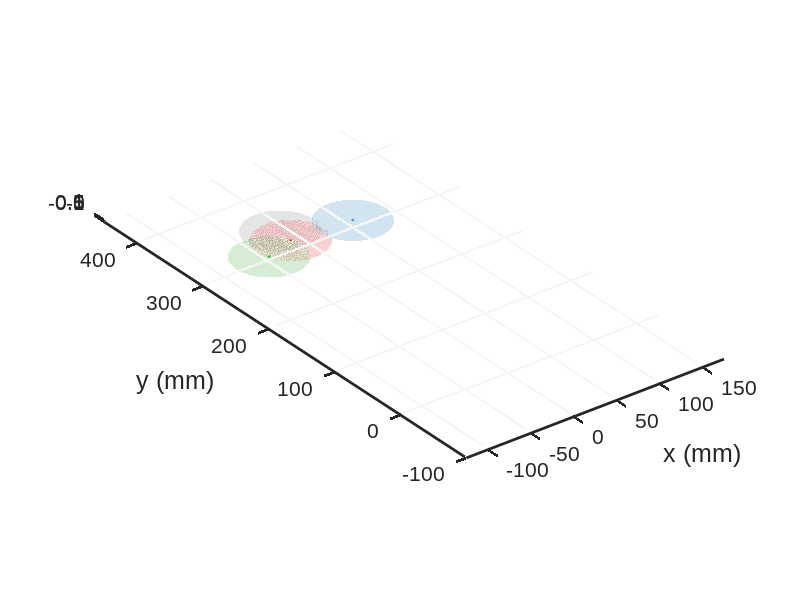

Write MATLAB code to recreate this figure. (Note: this script raises an error after producing the figure.)
%close all
clear

dred = [0.6 0 0];
dgreen = [0 0.5 0];
dblue = [0 0 0.6];

% col1 = [89 148 184]/255; % blue
% col2 = [115 201 118]/255; % green
% col3 = [130 95 201]/255; % purple
% col4 = [201 148 75]/255; % orange
% col5 = [201 85 136]/255; % red

blue = [31/255 120/255 180/255];
green = [51/255 160/255 44/255];
purple = [106/255 61/255 154/255];
red = [227/255 26/255 28/255];
lgreen = [178/255 223/255 138/255];
lred = [251/255 154/255 153/255];
lblue = [166/255 206/255 227/255];
lpurple = [202/255 178/255 214/255];
% blue = col1;
% green = col2;
% red = col3;





%%
YY = 75;
linegap = 0.3;
Input(:,:,1) = [
-100+6+76.2/2, YY-linegap
76.2/2+6, YY-linegap
];

Input(:,:,2) = [
76.2/2+6, YY+linegap
25-6-76.6/2, YY+linegap
];

Input(:,:,3) = [
25-6-76.6/2, YY+linegap
25-6-76.6/2, YY+35
];

%%
BoundingBox(:,:,1) = [
-305.05	103.37
288.7	103.37
292.01	-500.31
-308.36	-495.35
-305.05	103.37
];

BoundingBox(:,:,2) = [
-304.33	103.35
291.1	101.98
295.21	-501.67
-307.07	-494.83
-304.33	103.35
];

BoundingBox(:,:,3) = [
-302.97	106.08
293.84	107.45
297.95	-494.83
-304.33	-490.72
-302.97	106.08
];


ScaleFactor = zeros(1,3);
for run = 1:1:3
    Origin(1,1,run) = mean(BoundingBox(1:4,1,run));
    Origin(1,2,run) = mean(BoundingBox(1:4,2,run));
    for i = 1:1:4
        ScaleFactor(run) = ScaleFactor(run) + norm(BoundingBox(i+1,:,run)-BoundingBox(i,:,run));
    end
ScaleFactor(run) = 609.6/(ScaleFactor(run)/4); % 609.6 is 24 inches (sizeo of mat)
end

%%
ExtendedArm(:,:,1) = [
-31.94	-485.25
-30.57	-55.44
];

ExtendedArm(:,:,2) = [
-31.94	-486.62
-29.2	-56.81
];

ExtendedArm(:,:,3) = [
-29.2	-483.88
-29.2	-51.33
];

for j = 1:3
    ExtendedArm(:,1,j) = (ExtendedArm(:,1,j)-Origin(1,1,j))*ScaleFactor(j);
    ExtendedArm(:,2,j) = (ExtendedArm(:,2,j)-Origin(1,2,j))*ScaleFactor(j);
end


GlobalXOffset = 25-6-76.6/2     +8;
GlobalYOffset = (ExtendedArm(1,2,1)+ExtendedArm(1,2,2)+ExtendedArm(1,2,3))/3;
BaseXOffset = 0;
for j = 1:3
    BaseXOffset = BaseXOffset + ExtendedArm(1,1,j) + ExtendedArm(2,1,j);
end
BaseXOffset = BaseXOffset/12 + GlobalXOffset;
BaseYOffset = 65 + GlobalYOffset;

%% 
MotionOne(:,:,1) = [
-75.16	-123.22
-63.42	-123.88
-49.73	-121.14
-34.68	-119.77
-20.99	-117.03
-8.67	-117.03
9.13	-117.03
25.55	-117.03
];

MotionOne(:,:,2) = [
-68.9	-125.25
-64.79	-123.88
-51.1	-122.51
-33.31	-117.03
-20.99	-115.67
-4.56	-115.67
9.13	-112.93
26.92	-114.3
];

MotionOne(:,:,3) = [
-71.63	-118.4
-63.42	-118.4
-49.73	-115.67
-33.31	-112.93
-19.62	-112.93
-7.3	-110.19
9.13	-110.19
28.29	-108.82
];

for j = 1:3
    MotionOne(:,1,j) = (MotionOne(:,1,j)-Origin(1,1,j))*ScaleFactor(j) - BaseXOffset;
    MotionOne(:,2,j) = (MotionOne(:,2,j)-Origin(1,2,j))*ScaleFactor(j) - BaseYOffset;
end

%%
MotionTwo(:,:,1) = [
25.55	-117.03
15.97	-114.3
0.91	-112.93
-11.41	-112.93
-26.46	-111.56
-41.52	-111.56
];

MotionTwo(:,:,2) = [
26.92	-114.3
18.71	-114.3
13.23	-114.3
0.91	-114.3
-12.78	-114.3
-40.15	-110.19
];

MotionTwo(:,:,3) = [
28.29	-108.82
15.97	-108.82
0.91	-107.45
-23.73	-106.08
-26.46	-107.45
-40.15	-104.71
];

for j = 1:3
    MotionTwo(:,1,j) = (MotionTwo(:,1,j)-Origin(1,1,j))*ScaleFactor(j) - BaseXOffset;
    MotionTwo(:,2,j) = (MotionTwo(:,2,j)-Origin(1,2,j))*ScaleFactor(j) - BaseYOffset;
end

%%
MotionThr(:,:,1) = [
-41.52	-111.56
-44.26	-107.45
-40.15	-96.5
-38.78	-92.4
];

MotionThr(:,:,2) = [
-40.15	-110.19
-40.15	-107.45
-40.15	-97.87
-38.78	-91.03
];

MotionThr(:,:,3) = [
-40.15	-104.71
-41.28	-101.72
-41.52	-92.4
-38.78	-85.55
];

for j = 1:3
    MotionThr(:,1,j) = (MotionThr(:,1,j)-Origin(1,1,j))*ScaleFactor(j) - BaseXOffset;
    MotionThr(:,2,j) = (MotionThr(:,2,j)-Origin(1,2,j))*ScaleFactor(j) - BaseYOffset;
end

%%
fig = figure('color',[1 1 1],'units','normalized','position', [.1,.1,.5,.6]);
%fig.Resize = 'off';
%set(fig,'defaultAxesColorOrder',[0 0 0; 0.6 0.2 0.1]);
axes('Linewidth',2,'FontSize',15);

hold on
set(gca, 'FontName', 'Arial')
axis equal
xlim([-125 175])
ylim([-100 450])
xlabel('x (mm)','FontSize',18);
ylabel('y (mm)','FontSize',18);

%xticks(-600:200:1000);
yticks(-100:100:400);

% gridlines
for m = 0:100:400
    plot([-117.5 175],[m m],'-','Color',[0.95 0.95 0.95],'LineWidth',1)
end
for m = -100:50:150
    plot([m m],[-92.5 450],'-','Color',[0.95 0.95 0.95],'LineWidth',1)
end

% puck position
puckR=76.2/2;
theta=-pi:0.01:pi;

PuckPos(:,:,1) = [MotionOne(1,1,1),MotionOne(1,2,1)];
PuckPos(:,:,2) = [MotionTwo(1,1,1),MotionTwo(1,2,1)];
PuckPos(:,:,3) = [MotionThr(1,1,1),MotionThr(1,2,1)];
PuckPos(:,:,4) = [MotionThr(size(MotionThr,1),1,1),MotionThr(size(MotionThr,1),2,1)];
% rectangle('Position', [PuckPos(1,1,1)-76.2/2 PuckPos(1,2,1)-76.2/2 76.2 76.2],'Curvature', [1 1],...
%     'FaceColor',[0 0 0 .1],'EdgeColor','none')
% rectangle('Position', [PuckPos(1,1,2)-76.2/2 PuckPos(1,2,2)-76.2/2 76.2 76.2],'Curvature', [1 1],...
%     'FaceColor',[31/255 120/255 180/255 .1],'EdgeColor','none')
% rectangle('Position', [PuckPos(1,1,3)-76.2/2 PuckPos(1,2,3)-76.2/2 76.2 76.2],'Curvature', [1 1],...
%     'FaceColor',[227/255 26/255 28/255 .1],'EdgeColor','none')
% rectangle('Position', [PuckPos(1,1,4)-76.2/2 PuckPos(1,2,4)-76.2/2 76.2 76.2],'Curvature', [1 1],...
%     'FaceColor',[51/255 160/255 44/255 .1],'EdgeColor','none')

xP1=puckR*cos(theta)+PuckPos(1,1,1);
yP1=puckR*sin(theta)+PuckPos(1,2,1);
fill3(xP1,yP1,zeros(1,numel(xP1)), green, 'FaceAlpha', 0.2, 'EdgeColor','none');
xP2=puckR*cos(theta)+PuckPos(1,1,2);
yP2=puckR*sin(theta)+PuckPos(1,2,2);
fill3(xP2,yP2,zeros(1,numel(xP2)), blue, 'FaceAlpha', 0.2, 'EdgeColor','none');
xP3=puckR*cos(theta)+PuckPos(1,1,3);
yP3=puckR*sin(theta)+PuckPos(1,2,3);
fill3(xP3,yP3,zeros(1,numel(xP3)), red, 'FaceAlpha', 0.2, 'EdgeColor','none');
xP4=puckR*cos(theta)+PuckPos(1,1,4);
yP4=puckR*sin(theta)+PuckPos(1,2,4);
fill3(xP4,yP4,zeros(1,numel(xP4)), [0 0 0], 'FaceAlpha', 0.1, 'EdgeColor','none');

% runs 1-3
runthickness = 2.5;
runmarker = 0.5;
run = 1;
plot(MotionOne(1,1,run),MotionOne(1,2,run),...
    '-o','Color',green+[0.15*(run-1) 0.1*(run-1) 0.15*(run-1)],'LineWidth',runthickness,'Markersize',runmarker)
plot(MotionTwo(1,1,run),MotionTwo(1,2,run),...
    '-o','Color',blue+[0.2*(run-1) 0.15*(run-1) 0.05*(run-1)],'LineWidth',runthickness,'Markersize',runmarker)
plot(MotionThr(1,1,run),MotionThr(1,2,run),...
    '-o','Color',red+[0 0.3*(run-1) 0.3*(run-1)],'LineWidth',runthickness,'Markersize',runmarker)
plot(MotionThr(size(MotionThr,1),1,run),MotionThr(size(MotionThr,1),2,run),...
    '-o','Color',[0 0 0 0.5],'LineWidth',runthickness,'Markersize',runmarker)


%circle around puck centre
scatter(PuckPos(1,1,1),PuckPos(1,2,1),50,'o','MarkerEdgeColor',green,'MarkerEdgeAlpha',0.7,'LineWidth',1)
scatter(PuckPos(1,1,2),PuckPos(1,2,2),50,'o','MarkerEdgeColor',blue,'MarkerEdgeAlpha',0.7,'LineWidth',1)
scatter(PuckPos(1,1,3),PuckPos(1,2,3),50,'o','MarkerEdgeColor',red,'MarkerEdgeAlpha',0.7,'LineWidth',1)
scatter(PuckPos(1,1,4),PuckPos(1,2,4),50,'o','MarkerEdgeColor',[0 0 0],'MarkerEdgeAlpha',0.3,'LineWidth',1)




%% 

%%%%%%%%%%%%%%%%%%%%%%%%%%%%%%%%%%%%%%%%%%%%%%%%%%%%%%%%%%%%%%%%%%%%%%%%%%%
%%%%%%%%%%%%%%%%%%%%%%%%%%%%%%%%%%%%%%%%%%%%%%%%%%%%%%%%%%%%%%%%%%%%%%%%%%%
%%%%%%%%%%%%%%%%%%%%%%%%%%%%%%%%%%%%%%%%%%%%%%%%%%%%%%%%%%%%%%%%%%%%%%%%%%%
%%%%%%%%%%%%%%%%%%%%%%%%%%%%%%%%%%%%%%%%%%%%%%%%%%%%%%%%%%%%%%%%%%%%%%%%%%%
%%%%%%%%%%%%%%%%%%%%%%%%%%%%%%%%%%%%%%%%%%%%%%%%%%%%%%%%%%%%%%%%%%%%%%%%%%%
%%%%%%%%%%%%%%%%%%%%%%%%%%%%%%%%%%%%%%%%%%%%%%%%%%%%%%%%%%%%%%%%%%%%%%%%%%%
%%%%%%%%%%%%%%%%%%%%%%%%%%%%%%%%%%%%%%%%%%%%%%%%%%%%%%%%%%%%%%%%%%%%%%%%%%%
%%%%%%%%%%%%%%%%%%%%%%%%%%%%%%%%%%%%%%%%%%%%%%%%%%%%%%%%%%%%%%%%%%%%%%%%%%%
%%%%%%%%%%%%%%%%%%%%%%%%%%%%%%%%%%%%%%%%%%%%%%%%%%%%%%%%%%%%%%%%%%%%%%%%%%%
%%%%%%%%%%%%%%%%%%%%%%%%%%%%%%%%%%%%%%%%%%%%%%%%%%%%%%%%%%%%%%%%%%%%%%%%%%%
%%%%%%%%%%%%%%%%%%%%%%%%%%%%%%%%%%%%%%%%%%%%%%%%%%%%%%%%%%%%%%%%%%%%%%%%%%%
%%%%%%%%%%%%%%%%%%%%%%%%%%%%%%%%%%%%%%%%%%%%%%%%%%%%%%%%%%%%%%%%%%%%%%%%%%%
%%%%%%%%%%%%%%%%%%%%%%%%%%%%%%%%%%%%%%%%%%%%%%%%%%%%%%%%%%%%%%%%%%%%%%%%%%%
%%%%%%%%%%%%%%%%%%%%%%%%%%%%%%%%%%%%%%%%%%%%%%%%%%%%%%%%%%%%%%%%%%%%%%%%%%%
%%%%%%%%%%%%%%%%%%%%%%%%%%%%%%%%%%%%%%%%%%%%%%%%%%%%%%%%%%%%%%%%%%%%%%%%%%%
%%%%%%%%%%%%%%%%%%%%%%%%%%%%%%%%%%%%%%%%%%%%%%%%%%%%%%%%%%%%%%%%%%%%%%%%%%%


%% Mori Arm modelling
totN = 3; % number of arms to show

armH = 550-502; % height from floor
numM = 4; % number of modules from anchor

% edge input (where next modules connects [eigher 1 or 2])
eCtrl = [2 1 2 1 2]; % must be numMod long
eCtrlCstm = 1; % for custom edge control, set edgeCtrlCstm = 1;

clrL = 28.55; % length between vertex and obstruction by module

% colors = jet(numM);
black = [0,0,0];
colors = [green; blue; red; black];

%% init
modV = zeros(totN,numM+1,3); % row=iter,col=mod,dep1=ang,ext,ext
modP = zeros(totN,numM+1,3,3); % rows=iter,col=mod,dep1=xyz,dep2=p1-3
basL = zeros(totN,1,1); % base edge length
basL(:,1) = 186;

modPV = zeros(totN,numM+1,3,12); % offset volume around module

% create chain if not custom
if eCtrlCstm == 0
    for m = 1:(numM)
        eCtrl(m) = rem(m,2) + 1;
    end
    clear m
end

% opposing corner of previous module
eOppo(1:numM) = 0;
for m = 1:(numM)
    if eCtrl(m) == 2
        eOppo(m) = 1;
    else
        eOppo(m) = 3;
    end
end
clear m


%% Generate starting configuration
% Cmd 4
modV(1,1,2:3) = 186;
modV(1,2,1) = deg2rad((1800-1633)/10);
modV(1,3,1) = deg2rad((1800-1642)/10);
modV(1,4,1) = deg2rad((1800-1990)/10);
modV(1,5,1) = deg2rad((1800-1943)/10);

modV(1,2,2) = 180+ 86 /10; % second module top (1)
modV(1,2,3) = 180+ 9 /10; % connected (3)

modV(1,3,2) = 180+ 53 /10; % third module bottom (2)
modV(1,3,3) = 180+ 114 /10; % connected (3)

modV(1,4,2) = 180+ 30 /10; % fourth module connected (3)
modV(1,4,3) = 180+ 84 /10; % top (1)

modV(1,5,2) = 180+ 65 /10; % fifth module bottom (3)
modV(1,5,3) = 180+ 49 /10; % (1)

% Cmd 13
modV(2,1,2:3) = 186;
modV(2,2,1) = deg2rad((1800-1894)/10);
modV(2,3,1) = deg2rad((1800-2073)/10);
modV(2,4,1) = deg2rad((1800-1687)/10);
modV(2,5,1) = deg2rad((1800-1542)/10);

modV(2,2,2) = 180+ 120 /10; % second module top (1)
modV(2,2,3) = 180+ 3 /10; % connected (3)

modV(2,3,2) = 180+ 88 /10; % third module bottom (2)
modV(2,3,3) = 180+ 120 /10; % connected (3)

modV(2,4,2) = 180+ 36 /10; % fourth module connected (3)
modV(2,4,3) = 180+ 120 /10; % top (1)

modV(2,5,2) = 180+ 77 /10; % fifth module bottom (3)
modV(2,5,3) = 180+ 120 /10; % (1)

% Cmd 23
modV(3,1,2:3) = 186;
modV(3,2,1) = deg2rad((1800-2283)/10);
modV(3,3,1) = deg2rad((1800-1666)/10);
modV(3,4,1) = deg2rad((1800-866)/10);
modV(3,5,1) = deg2rad((1800-1287)/10);

modV(3,2,2) = 180+ 3 /10; % second module top (1)
modV(3,2,3) = 180+ 3 /10; % connected (3)

modV(3,3,2) = 180+ 106 /10; % third module bottom (2)
modV(3,3,3) = 180+ 120 /10; % connected (3)

modV(3,4,2) = 180+ 10 /10; % fourth module connected (3)
modV(3,4,3) = 180+ 3 /10; % top (1)

modV(3,5,2) = 180+ 3 /10; % fifth module bottom (3)
modV(3,5,3) = 180+ 120 /10; % (1)

for n = 1:1:totN
modV(n,1,2:3) = basL(1);
modP(n,1,:,:) = [0,0,0;...
    -basL(1)/2, basL(1)/2, 0;...
    armH, armH, armH+sqrt(basL(1)^2-(basL(1)/2)^2)];
modPV(n,1,:,1:6) = [6,6,6,6,6,6;... %y
    -basL(1)+clrL+basL(1)/2,-clrL+basL(1)/2,... %x1
    -clrL*cos(pi/3)+basL(1)/2,-basL(1)/2+clrL*cos(pi/3)+basL(1)/2,... %x2
    -basL(1)/2-clrL*cos(pi/3)+basL(1)/2,-basL(1)+clrL*cos(pi/3)+basL(1)/2;... %x3
    armH,armH,... %z1
    armH+clrL*sin(pi/3),armH+sqrt(basL(1)^2-(basL(1)/2)^2)-clrL*sin(pi/3),... %z2
    armH+sqrt(basL(1)^2-(basL(1)/2)^2)-clrL*sin(pi/3),armH+clrL*sin(pi/3)]; %z3
modPV(n,1,:,7:12) = modPV(n,1,:,1:6);
modPV(n,1,1,7:12) = -modPV(n,1,1,7:12);

for i = 2:(numM+1)
    % circle intersection to find next module vertex
    % https://math.stackexchange.com/questions/2313654/circle-circle-intersection-cordinates-3d-normal-plane
    v = (modP(n,i-1,:,eCtrl(i-1)+1) - modP(n,i-1,:,eCtrl(i-1))) / ...
        sqrt((modP(n,i-1,1,eCtrl(i-1)+1) - modP(n,i-1,1,eCtrl(i-1)))^2 +...
        (modP(n,i-1,2,eCtrl(i-1)+1) - modP(n,i-1,2,eCtrl(i-1)))^2 +...
        (modP(n,i-1,3,eCtrl(i-1)+1) - modP(n,i-1,3,eCtrl(i-1)))^2);
    nv = cross(modP(n,i-1,:,eCtrl(i-1)+1) - modP(n,i-1,:,eCtrl(i-1)),...
        modP(n,i-1,:,eCtrl(i-1)+1) - modP(n,i-1,:,eOppo(i-1)));
    w = cross(nv/vecnorm(nv),v);
    
    % angle and intersection lengths
    aP2 = acos((modV(n,i-1,eCtrl(i-1)+1)^2 + modV(n,i,2)^2 -modV(n,i,3)^2)/(2*modV(n,i-1,eCtrl(i-1)+1)*modV(n,i,2)));
    h = modV(n,i,2)*sin(aP2);
    a = modV(n,i,2)*cos(aP2);
    
    % intersection points
    P1 = modP(n,i-1,:,eCtrl(i-1)) + a*v + h*w;
    P2 = modP(n,i-1,:,eCtrl(i-1)) + a*v - h*w;
    
    % select farther intersection point
    if sqrt(sum((P1-modP(n,i-1,:,eOppo(i-1))).^2)) ...
            <= sqrt(sum((P2-modP(n,i-1,:,eOppo(i-1))).^2))
        P3 = P2;
    else
        P3 = P1;
    end
    
    % next module coordinates
    modP(n,i,:,:) = [modP(n,i-1,1,eCtrl(i-1)), P3(1), modP(n,i-1,1,eCtrl(i-1)+1);...
        modP(n,i-1,2,eCtrl(i-1)), P3(2), modP(n,i-1,2,eCtrl(i-1)+1);...
        modP(n,i-1,3,eCtrl(i-1)), P3(3), modP(n,i-1,3,eCtrl(i-1)+1)];
    
    %%%%%%%%%%%%%%%%%%%%%%%%%%%%%%%%%%%%%%%%%%%%%%%%%%%%%%%%%%%%%%%%%%%
    % rotate new point about axis of previous points
    % http://paulbourke.net/geometry/rotate/
    % step 1: translate so that coupling axis passes through origin
    q1 = modP(n,i,:,2) - modP(n,i,:,1);
    u1 = modP(n,i,:,3) - modP(n,i,:,1);
    u = u1 / vecnorm(u1);
    d = sqrt(u(2)^2 + u(3)^2);
    
    % step 2: rotate about x axis so that coupling axis is in xz plane
    q2(1:3) = 0;
    if d ~= 0
        q2(1) = q1(1);
        q2(2) = q1(2)*u(3)/d - q1(3)*u(2)/d;
        q2(3) = q1(2)*u(2)/d + q1(3)*u(3)/d;
    else
        q2 = q1;
    end
    
    % step 3: rotate about y axis so that coupling axis lies on z axis
    q1(1) = q2(1)*d - q2(3)*u(1);
    q1(2) = q2(2);
    q1(3) = q2(1)*u(1) + q2(3)*d;
    
    % step 4: perform the desired rotation by theta about the z axis
    q2(1) = q1(1)*cos(modV(n,i,1)) - q1(2)*sin(modV(n,i,1));
    q2(2) = q1(1)*sin(modV(n,i,1)) + q1(2)*cos(modV(n,i,1));
    q2(3) = q1(3);
    
    % step 5: apply the inverse of step 3
    q1(1) = q2(1)*d + q2(3)*u(1);
    q1(2) = q2(2);
    q1(3) = - q2(1)*u(1) + q2(3)*d;
    
    % step 6: apply the inverse of step 2
    if d ~= 0
        q2(1) = q1(1);
        q2(2) = q1(2)*u(3)/d + q1(3)*u(2)/d;
        q2(3) = - q1(2)*u(2)/d + q1(3)*u(3)/d;
    else
        q2 = q1;
    end
    
    % step 7: apply the inverse of step 1
    q1(:) = q2(:) + squeeze(modP(n,i,:,1));
    modP(n,i,:,2) = q1; % update final module coordinate after rotation
    
    % generate volume
    iter = 0;
    for vert = 1:3
        for vert2 = 1:3
            if vert == vert2
                continue
            end
            % create 6 points on edges 28.55mm from vertices
            iter = iter+1;
            nNew = modP(n,i,:,vert)-modP(n,i,:,vert2);
            wNew = nNew/vecnorm(nNew);
            modPV(n,i,:,iter) = modP(n,i,:,vert) - 28.55*wNew;
            
            % move 6 points outwards by 6mm orthogonal to edge
            nNew = mean(modP(n,i,:,[vert vert2]),4) ...
                -mean(modP(n,i,:,:),4);
            wNew = nNew/vecnorm(nNew);
            modPV(n,i,:,iter) = modPV(n,i,:,iter) + 6*wNew;
        end
    end
    % offset points from plane by 6 in both directions
    nNew = cross(modP(n,i,:,2)-modP(n,i,:,1),...
        modP(n,i,:,3)-modP(n,i,:,1));
    wNew = nNew/vecnorm(nNew);
    for vert = 1:6
        modPV(n,i,:,vert) = modPV(n,i,:,vert) + 6*wNew;
    end
    for vert = 7:12
        modPV(n,i,:,vert) = modPV(n,i,:,vert-6) - 12*wNew;
    end
end
end


%% Plot
%plot moving configurations (start)
pltD = squeeze(modP(1,1,:,:));
ax=gca; ax.SortMethod='childorder'; %avoid transparency issue
plot3([pltD(1,1) pltD(1,2) pltD(1,3) pltD(1,1)],...
    [pltD(2,1) pltD(2,2) pltD(2,3) pltD(2,1)],...
    [pltD(3,1) pltD(3,2) pltD(3,3) pltD(3,1)],...
    '-.','Color',[0.2 0.2 0.2 1],'LineWidth',2);

q = 1;
pltDV = squeeze(modPV(q,1,:,:));%volume
tri = convhull(pltDV(1,:),pltDV(2,:),pltDV(3,:),'Simplify',true);
pltDVP = trimesh(tri,pltDV(1,:),pltDV(2,:),pltDV(3,:),...
        'facecolor',[0.2 0.2 0.2],'facealpha',.5,'edgecolor','none');
for q = 1:1:totN
    for nn = 2:(numM+1)%rest
        pltM(nn-1) = plot3(squeeze(modP(q,nn,1,:)),...
            squeeze(modP(q,nn,2,:)),...
            squeeze(modP(q,nn,3,:)),...
            '-.','Color',[colors(q,:) 0.6],'LineWidth',1.5);
        pltDV = squeeze(modPV(q,nn,:,:));
        tri = convhull(pltDV(1,:),pltDV(2,:),pltDV(3,:),'Simplify',true);
        pltV(q,nn-1) = trimesh(tri,pltDV(1,:),pltDV(2,:),pltDV(3,:),...
            'facecolor',colors(q,:),'facealpha',.25,'edgecolor','none');
    end
end

%%

title('Manipulation experiment — configurations')
subtitle(' ')
% title(['This is an example for emdash' '---'],'Interpreter','Latex')
% legend([L1 L2 L3 L4], {'Input position', 'Run 1', 'Run 2', 'Run 3'...
%     'Internal edge model'},'FontSize',17,...
%     'LineWidth',1.5,'NumColumns',2)

[lh, labelhandles] = legend([pltDVP,pltV(1,1),pltV(2,1),pltV(3,1)],{'Base module','Right push config.','Left push config.','Front push config.'},...
    'FontSize',13, 'LineWidth',1,'NumColumns',2,'Location','southeast');


fh = findall(0,'Type','Figure');
txt_obj = findall(fh,'Type','text');
set(txt_obj,'FontName','Arial');


print(fig, '-painters', 'Arm_Overhead_01.eps', '-depsc')

printeps(1,'Arm_Overhead_01test');










